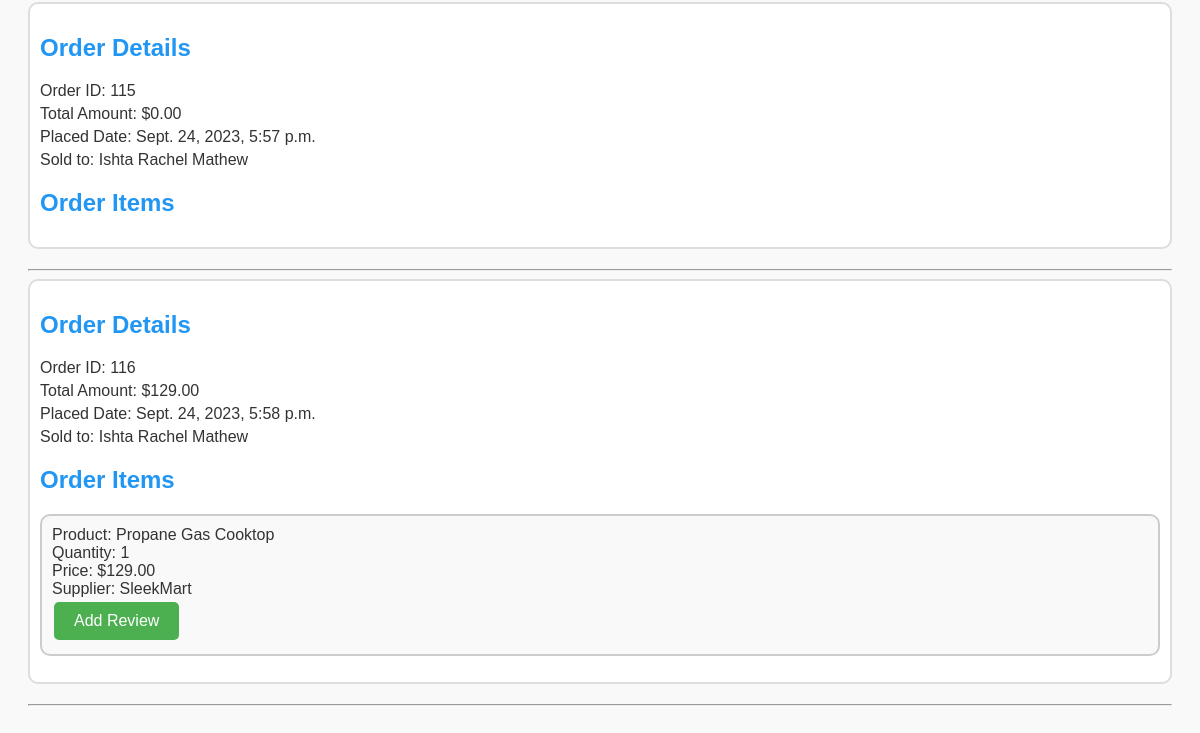
Before: /order_history (signed in, lower part) with the older database file.
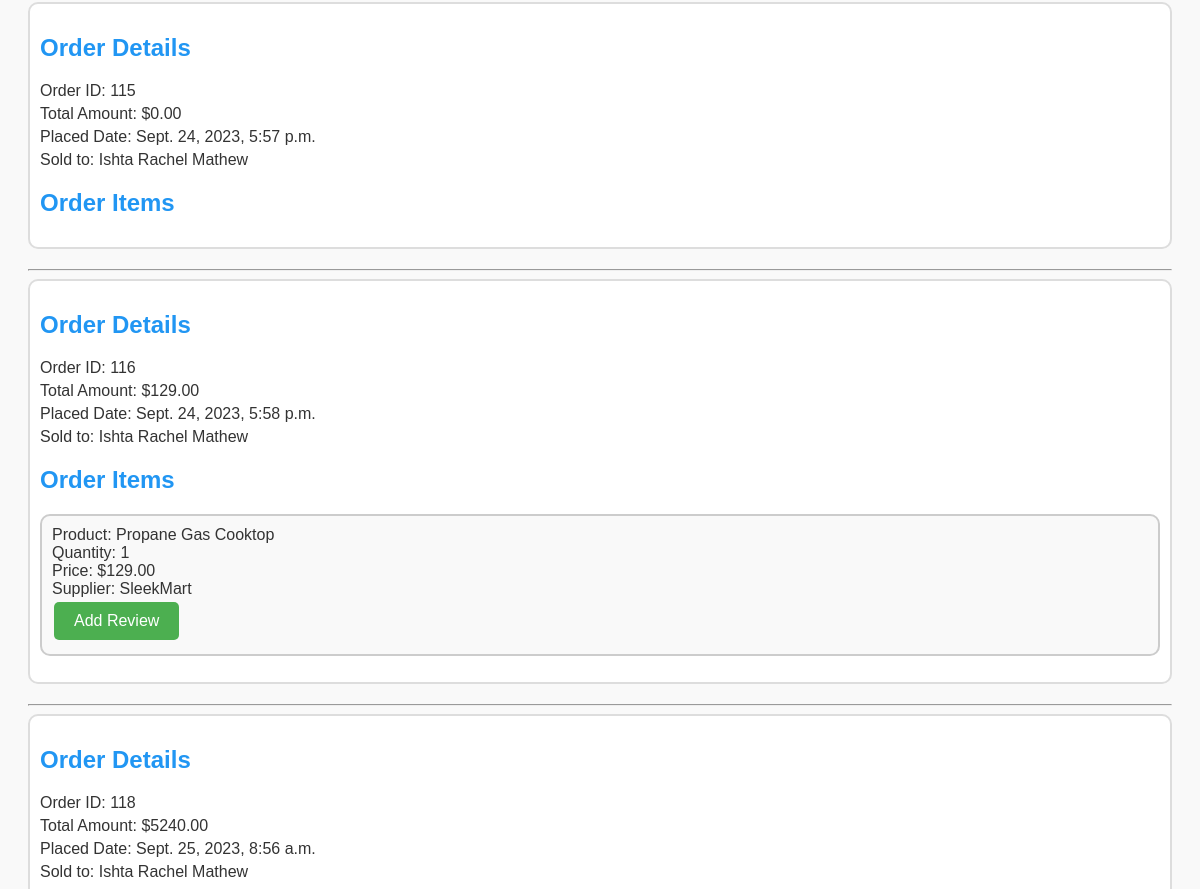
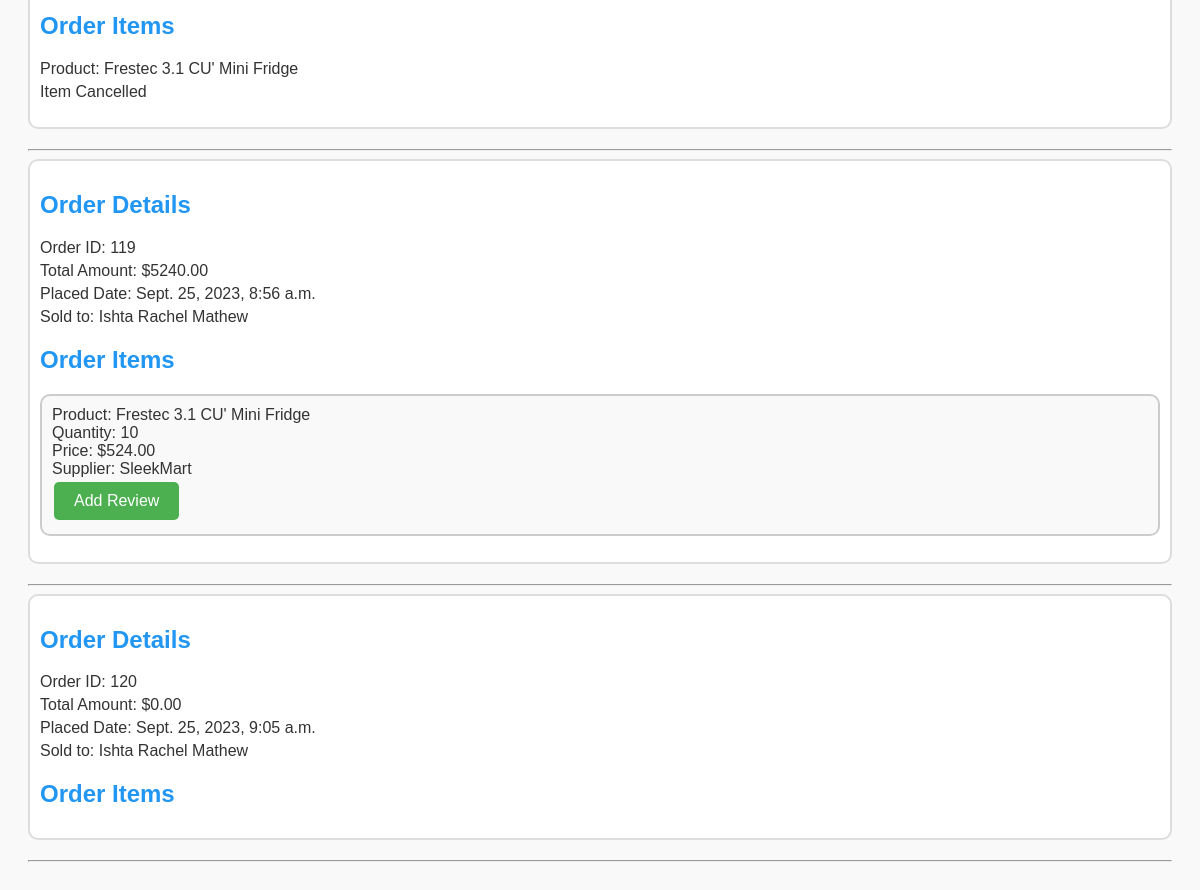
After: the same page with the newer database file (2 pictures, top to bottom).
### dashboard/models.py (models this page shows, shortened)
class Order(models.Model):
    user = models.ForeignKey(CustomUser, on_delete=models.CASCADE)
    order_date = models.DateTimeField(auto_now_add=True)
    total_price = models.DecimalField(max_digits=10, decimal_places=2, default=0.0)

class CustomUser(AbstractBaseUser, PermissionsMixin):
    USER_ROLES = (
        ('customer', 'Customer'),
        ('seller', 'Seller'),
        ('admin', 'Admin'),
        ('delivery_agent', 'Delivery Agent'),
    )
    email = models.EmailField(unique=True)
    name = models.CharField(max_length=100,null=True, blank=True)
    mobile = models.CharField(max_length=15, blank=True, null=True)
    profile_pic = models.ImageField(upload_to='profile_pics/', blank=True, null=True)
    address = models.TextField(blank=True, null=True)
    is_active = models.BooleanField(default=True)
    is_staff = models.BooleanField(default=False)
    date_joined = models.DateTimeField(default=timezone.now)
    role = models.CharField(max_length=15, choices=USER_ROLES, blank=True, null=True,default='customer')
    objects = CustomUserManager()
    USERNAME_FIELD = 'email'
    REQUIRED_FIELDS = ['name']

class OrderItem(models.Model):
    CONFIRMED = 'confirmed'
    CANCELED = 'canceled'
    PENDING = 'pending'
    ORDER_CONFIRMATION_CHOICES = [
        (CONFIRMED, 'Confirmed'),
        (CANCELED, 'Canceled'),
        (PENDING, 'Pending'),
    ]
    order = models.ForeignKey(Order, related_name='items', on_delete=models.CASCADE)
    product = models.ForeignKey(Product, on_delete=models.CASCADE)
    quantity = models.PositiveIntegerField()
    price = models.DecimalField(max_digits=10, decimal_places=2)
    order_confirmation = models.CharField(
        max_length=20,
        choices=ORDER_CONFIRMATION_CHOICES,
        default=PENDING,
    )

class Product(models.Model):
    subcategory = models.ForeignKey(Subcategory, on_delete=models.CASCADE, null=True, blank=True)
    seller = models.ForeignKey(Seller, on_delete=models.CASCADE)
    slug = models.CharField(max_length=100, null=False, blank=False)
    name=models.CharField(max_length=100, null=False, blank=False)
    product_image=models.ImageField(upload_to="product_images", null=False, blank=False)
    description = models.CharField(max_length=500, null=False, blank=False)
    quantity = models.IntegerField(null=False, blank=False)
    original_price = models.FloatField(null=False, blank=False)
    selling_price = models.FloatField(null=False, blank=False)
    status = models.BooleanField(default=False, help_text="0=default,1=Hidden")
    trending = models.BooleanField(default=False, help_text="0=default,1=Trending")
    created_date = models.DateTimeField(auto_now_add=True)
    updated_date = models.DateTimeField(auto_now=True)

class Seller(models.Model):
    APPROVED = 'approved'
    DECLINED = 'declined'
    PENDING = 'pending'
    APPROVAL_CHOICES = [
        (APPROVED, 'Approved'),
        (DECLINED, 'declined'),
        (PENDING, 'Pending'),
    ]
    user = models.OneToOneField(CustomUser, on_delete=models.CASCADE)
    business_name = models.CharField(max_length=100)
    business_address = models.TextField()
    business_website = models.URLField(blank=True, null=True)
    seller_proof = models.FileField(upload_to='seller_proofs/')
    is_approved = models.CharField(
        max_length=20,
        choices=APPROVAL_CHOICES,
        default=PENDING,  # Default to Pending
    )

### dashboard/views.py (the view)
# urls.py: path('order_history', views.order_history, name='order_history'),
@login_required
def order_history(request):
    orders = Order.objects.filter(user=request.user)
    return render(request, 'Customer/order_history.html', {'orders': orders})

### templates/Customer/order_history.html (shortened to what this page needs)
<!DOCTYPE html>
<html lang="en">
<head>
</head>
<body>
    {% for order in orders %}
        <div class="order-details">
            <h2>Order Details</h2>
            <p>Order ID: {{ order.id }}</p>
            <p>Total Amount: ${{ order.total_price }}</p>
            <p>Placed Date: {{ order.order_date }}</p>
            <p>Sold to: {{ order.user.name }}</p>
            <h2>Order Items</h2>
            <ul class="order-items">
                {% for item in order.items.all %}
                    {% if item.order_confirmation == 'confirmed' %}
                        <li>
                            <p>Product: {{ item.product.name }}</p>
                            <p>Quantity: {{ item.quantity }}</p>
                            <p>Price: ${{ item.price }}</p>
                            <p>Supplier: {{ item.product.seller.business_name }}</p>
                            <a href="{% url 'add_review' product_id=item.product.id %}" class="review-button">Add Review</a>
                        </li>
                    {% else %}
                         <p>Product: {{ item.product.name }}</p>
                         <p>Item Cancelled</p>
                    {% endif %}
                {% endfor %}
            </ul>
        </div>
        <hr>
    {% endfor %}
</body>
</html>

Changed rows visible on the page:
added Order: id "118", total_price "5240.00", order_date "Sept. 25, 2023, 8:56 a.m.", user.name "Ishta Rachel Mathew"
added OrderItem: product.name "Frestec 3.1 CU' Mini Fridge", shown under "118"
added Order: id "119", total_price "5240.00", order_date "Sept. 25, 2023, 8:56 a.m.", user.name "Ishta Rachel Mathew"
added OrderItem: product.name "Frestec 3.1 CU' Mini Fridge", quantity "10", price "524.00", product.seller.business_name "SleekMart", shown under "119"
added Order: id "120", total_price "0.00", order_date "Sept. 25, 2023, 9:05 a.m.", user.name "Ishta Rachel Mathew"
